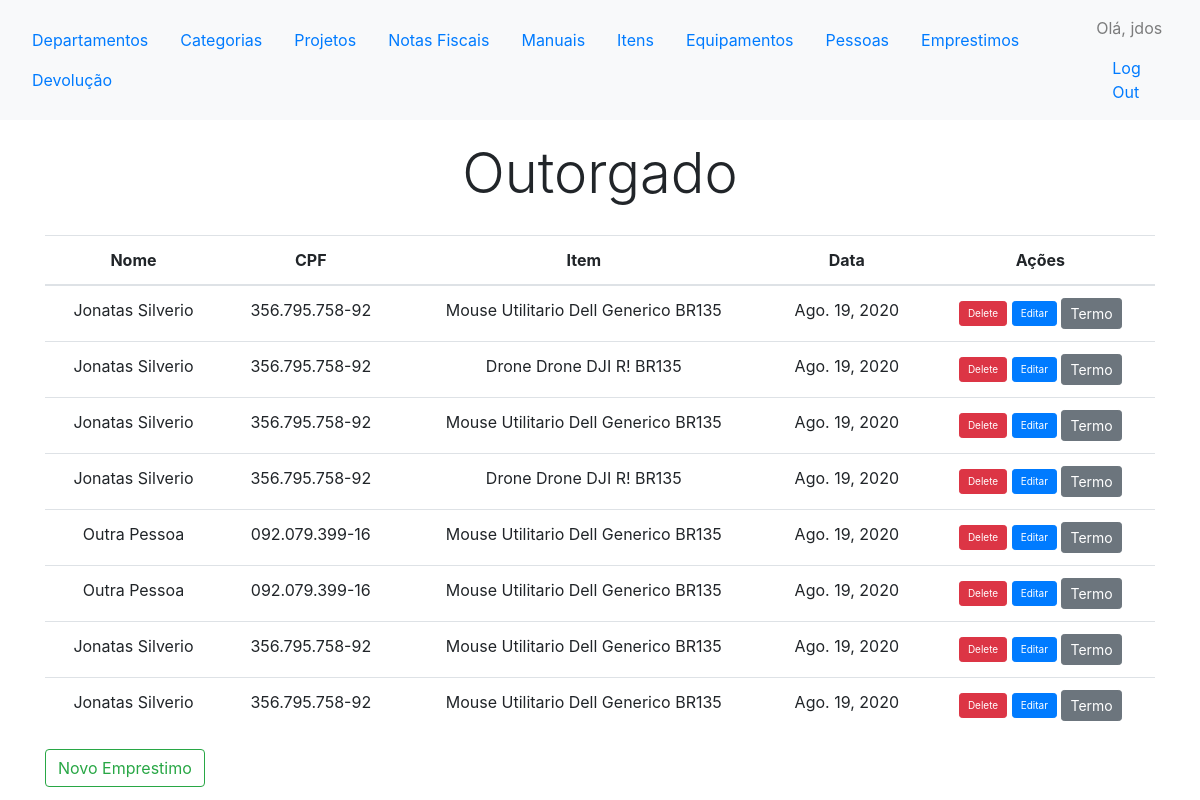
The app's page /controle/emprestimos/ (signed in) with its own data.
### controles/models.py (models this page shows, shortened)
class Emprestimo(models.Model):
    cpf             = models.ForeignKey('comuns.Pessoa', on_delete=models.PROTECT)
    id_item         = models.ForeignKey(Item, on_delete=models.PROTECT, blank=False)
    data_emprestimo = models.DateField(default=timezone.now)
    cpf_func        = models.ForeignKey('comuns.Pessoa', on_delete=models.PROTECT, related_name='%(class)s_cpf_funcionario')

class Item(models.Model):
    id_item = models.AutoField(primary_key=True)
    nome = models.CharField(max_length=50)
    caracteristica = models.TextField(max_length=200, blank=True, null=True)
    marca = models.CharField(max_length=30) #nova identidade
    modelo = models.CharField(max_length=30) #nova identidade
    categoria = models.ForeignKey(Categoria, on_delete=models.PROTECT)
    subcategoria = models.ForeignKey(Subcategoria, on_delete=models.PROTECT, blank=True, null=True)
    projeto = models.ForeignKey('comuns.Projeto', on_delete=models.PROTECT)
    valor = models.DecimalField(max_digits=8, decimal_places=2, blank=True, null = True)
    local = models.CharField(max_length=50, null = True, blank=True) #nova identidade
    id_departamento = models.ForeignKey('comuns.Departamento', on_delete=models.PROTECT, blank=True, null = True)
    id_notafiscal = models.ForeignKey(NotaFiscal, on_delete=models.PROTECT, blank=True, null = True)
    status_disponivel = models.BooleanField(default=True)
    status_manutencao = models.BooleanField(default=False)
    status_emprestado = models.BooleanField(default=False)
    tipo_consumivel = models.BooleanField(default=False)
    quantidade = models.IntegerField(validators=[MinValueValidator(0), MaxValueValidator(999999)], default = 1)
    validade = models.DateField(null= True, blank=True)
    id_equipamento_pertencente = models.ForeignKey('self', null=True, blank=True ,related_name='item', on_delete=models.CASCADE)
    ano = models.PositiveIntegerField(
        default=current_year(), validators=[MinValueValidator(2009), max_value_current_year])
    def __str__(self):
        if(self.tipo_consumivel):
            return self.nome + ' ' + self.categoria.nome  + ' ' + str(self.marca)+' '+str(self.modelo) +' '+ str(self.quantidade)+' '+ str(self.validade) +' '+ self.projeto.acronimo
        else:
            return self.nome + ' ' + self.categoria.nome  + ' ' + str(self.marca)+' '+str(self.modelo) +' '+ self.projeto.acronimo
    class Meta:
        verbose_name_plural = 'Itens'

class Categoria(models.Model):
    nome = models.CharField(max_length=40)
    abreviacao = models.CharField(max_length=4)

### comuns/models.py (models this page shows, shortened)
class Pessoa(models.Model):
	cpf   = CPFField(unique=True, primary_key=True)
	nome  = models.CharField(max_length=80, null = True, blank=False)
	email = models.EmailField(blank=True, null=True)

class Projeto(models.Model):
    nome = models.CharField(max_length=30)
    acronimo = models.CharField(max_length=5)

### controles/views.py (the view)
@login_required
def emprestimos(request):
	emprestimos = Emprestimo.objects.all()
	context = {'emprestimos': emprestimos}
	return render(request, 'controles/emprestimo/emprestimos.html', context)

### controles/templatetags/custom_filter.py (called while the page is built)
@register.filter(name = 'cpf_format')
def cpf_format(value): # Only one argument.
    if value:
        return value[0:3]+ '.' + value[3:6] + '.' + value[6:9] + '-' + value[9:]

### controles/templates/controles/emprestimo/emprestimos.html (shortened to what this page needs)
{% extends "controles/base.html" %}
{% load static %}
{% load custom_filter %}
{% block header %}
<h1 class="display-4 text-center" style="padding: 20px;">Outorgado</h1>
{% endblock header %}
{% block content %}
<table id ="example"  class="table" style="width:100%;text-align:center" data-itens-equipamento-url="">
  <thead>
    <th onclick="sortTable(0)">
      Nome
    </th>
    <th onclick="sortTable(1)" >
      CPF
    </th>
    <th>
      Item
    </th>
        <th>
      Data
    </th>
        <th>
      Ações
    </th>
  </thead>
  <tbody>
    {% for emprestimo in emprestimos %}
    <tr class="data">
      <td >{{ emprestimo.cpf.nome | title}}</td>
      <td >{{ emprestimo.cpf.cpf | cpf_format}}</td>
      <td>{{emprestimo.id_item}}</td>
      <td>{{emprestimo.data_emprestimo}}</td>
      <td><button type="button" class="btn btn-primary delete btn-sm btn-danger" style="font-size:10px" onclick="" data-toggle="modal" data-target="#Modal"> Delete</button>
      <button type="button" class="btn btn-primary btn-sm nova-pessoa" style="font-size:10px" onclick="ajax" data-toggle="modal" data-target="#Modal"> Editar</button>
      <button type="button" class="btn btn-secondary btn-sm nova-pessoa"  onclick="location.href='{% url 'controles:pdf_view_item' emprestimo.pk %}';" value="Go to Google" /> Termo</button></td>
    </tr>
    {% empty %}
    	<p>Não tem nenhum emprestimo cadastrado ainda.</p>
    {% endfor %}
  </tbody>
</table>
<button type="button" class="btn btn-outline-success"  onclick="ajaxreturn('{% url 'controles:novo_emprestimo' %}')" data-toggle="modal" data-target="#Modal"> Novo Emprestimo </button>
{% endblock content %}

### controles/templates/controles/base.html (shortened to what this page needs)
{% load bootstrap4 %}
{% load static %}
<!DOCTYPE html>
<html lang="pt-br">
	<head>
		<link rel="stylesheet" type="text/css" href="/media/css/style.css">
		{% bootstrap_css %}
	</head>
	<body>
	<nav class="navbar navbar-expand-lg navbar-light bg-light">
 			<ul class="nav">
				<li class="nav-item">
					<a class="nav-link" href = "{% url 'comuns:departamentos' %}"> Departamentos </a>
				</li>
				<li class="nav-item">
					<a class="nav-link" href = "{% url 'controles:categorias' %}"> Categorias </a>
				</li>
				<li class="nav-item">
					<a class="nav-link" href = "{% url 'comuns:projetos' %}"> Projetos </ao>
				</a>
				<li class="nav-item">
					<a class="nav-link" href = "{% url 'controles:notasfiscais' %}"> Notas Fiscais </a>
				</li>
				<li class="nav-item">
					<a class="nav-link" href = "{% url 'controles:manuais' %}"> Manuais </a>
				</li>
				<li class="nav-item">
					<a class="nav-link" href = "{% url 'controles:itens' %}"> Itens </a>
				</li>
				<li class="nav-item">
					<a class="nav-link" href = "{% url 'controles:equipamentos' %}"> Equipamentos </a>
				</li>
				<li class="nav-item">
					<a class="nav-link" href = "{% url 'comuns:pessoas' %}"> Pessoas </a>
				</li>
				<li class="nav-item">
					<a class="nav-link" href = "{% url 'controles:emprestimos' %}"> Emprestimos </a>
				</li>
				<li class="nav-item">
					<a class="nav-link" href = "{% url 'controles:devolucoes' %}"> Devolução </a>
				</li>
			</ul>
			<ul class="nav justify-content-end">
				<li class="nav-item">
				{% if user.is_authenticated %}
				    <span class="navbar-text">
     				 Olá, {{ user.username }}
    				</span>
					<a class="nav-link" href="{% url 'users:logout' %}">Log Out</a>
				{% else %}
					<a class="nav-link" href="{% url 'users:login' %}">Log In</a>
				{% endif %}
				</li>
			</ul>
	</nav>
		<div class="container">
			<div class="page-header">
				{% block header %}{% endblock header %}
			</div>
			<div>
				{% block content %}{% endblock content %}
			</div>
		</div>
	</body>
</html>

### records on screen
Emprestimo: cpf.nome "Jonatas Silverio", cpf.cpf|cpf_format "356.795.758-92", id_item "Mouse Utilitario Dell Generico BR135", data_emprestimo "Ago. 19, 2020"
Emprestimo: cpf.nome "Jonatas Silverio", cpf.cpf|cpf_format "356.795.758-92", id_item "Drone Drone DJI R! BR135", data_emprestimo "Ago. 19, 2020"
Emprestimo: cpf.nome "Jonatas Silverio", cpf.cpf|cpf_format "356.795.758-92", id_item "Mouse Utilitario Dell Generico BR135", data_emprestimo "Ago. 19, 2020"
Emprestimo: cpf.nome "Jonatas Silverio", cpf.cpf|cpf_format "356.795.758-92", id_item "Drone Drone DJI R! BR135", data_emprestimo "Ago. 19, 2020"
Emprestimo: cpf.nome "Outra Pessoa", cpf.cpf|cpf_format "092.079.399-16", id_item "Mouse Utilitario Dell Generico BR135", data_emprestimo "Ago. 19, 2020"
Emprestimo: cpf.nome "Outra Pessoa", cpf.cpf|cpf_format "092.079.399-16", id_item "Mouse Utilitario Dell Generico BR135", data_emprestimo "Ago. 19, 2020"
Emprestimo: cpf.nome "Jonatas Silverio", cpf.cpf|cpf_format "356.795.758-92", id_item "Mouse Utilitario Dell Generico BR135", data_emprestimo "Ago. 19, 2020"
Emprestimo: cpf.nome "Jonatas Silverio", cpf.cpf|cpf_format "356.795.758-92", id_item "Mouse Utilitario Dell Generico BR135", data_emprestimo "Ago. 19, 2020"

### other values on screen
{{ user.username }} "jdos"
